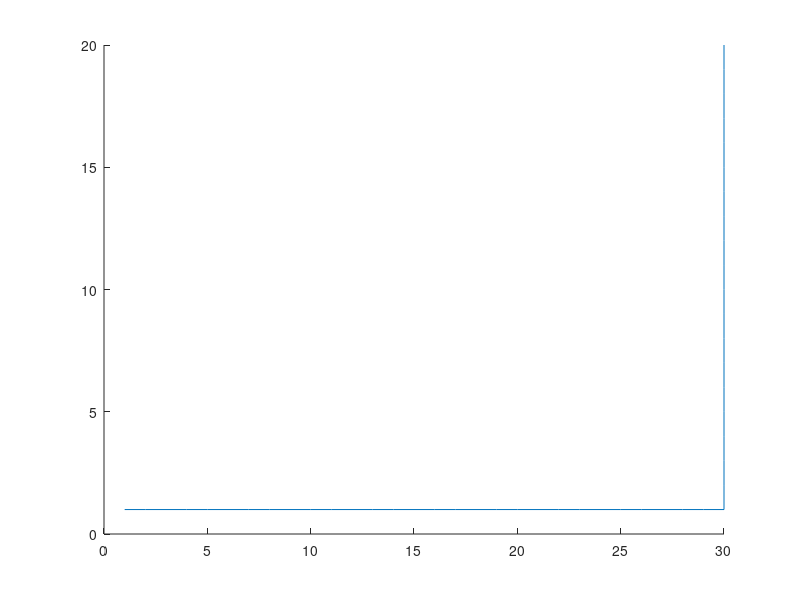

MATLAB code to generate this figure: (Note: this script raises an error after producing the figure.)
[x,y]=textread("./CubeTown.txt",'%n%n');
[smooth_x, smooth_y] = textread("./smooth.txt", '%n%n');

figure(1)
plot(x, y, LineWidth = 1.5,LineStyle="--", Color='r');
hold on;
plot(smooth_x, smooth_y, Linewidth = 1.5,LineStyle=":", Color="g");